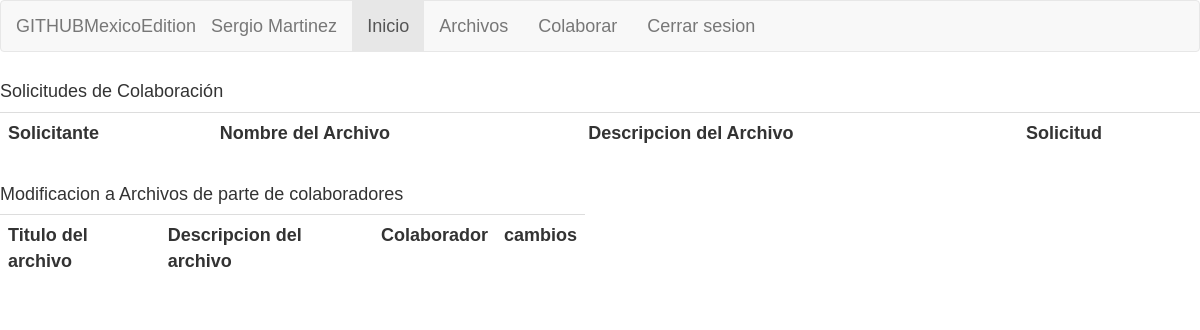
Page / (signed in) on the earlier database version.
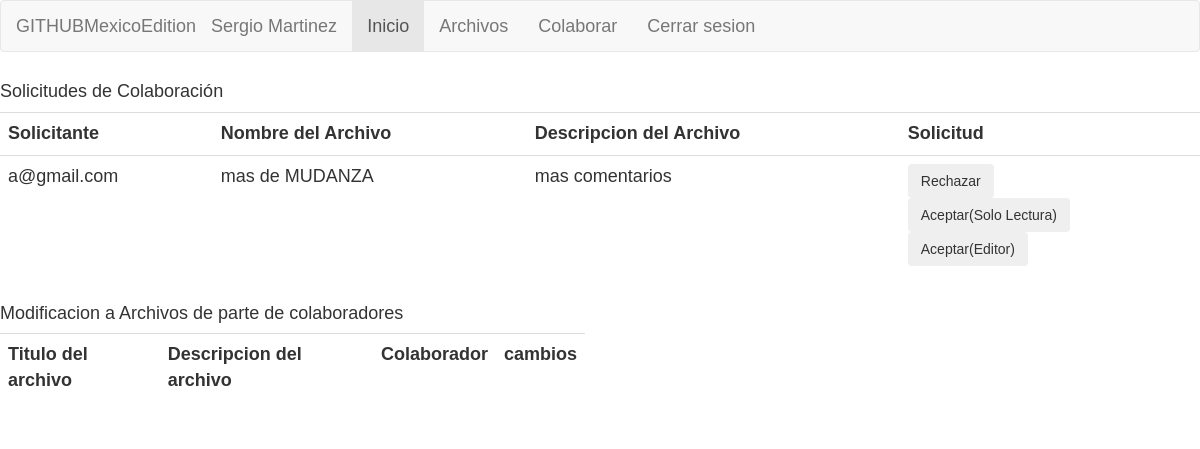
Same page on the later database version.
### tables this page shows
CREATE TABLE `colaboradores` (
  `idCOLAB` int(10) NOT NULL,
  `idSolicitante` int(10) NOT NULL,
  `idARCH` int(10) NOT NULL,
  `estadoCOLAB` varchar(20) NOT NULL
);

CREATE TABLE `usuarios` (
  `idUSR` int(10) NOT NULL,
  `nombreUSR` varchar(50) NOT NULL,
  `passUSR` varchar(50) NOT NULL,
  `correoUSR` varchar(50) NOT NULL
);

CREATE TABLE `archivo` (
  `idARCH` int(10) NOT NULL,
  `id_propietario` int(10) NOT NULL,
  `fechaInicioARCH` datetime NOT NULL,
  `textoARCH` text NOT NULL,
  `tituloARCH` text NOT NULL,
  `tipoARCH` varchar(20) NOT NULL,
  `descARCH` text NOT NULL,
  `culminado` int(10) NOT NULL
);

### sesiones.php (called while the page is built, shortened)
<?php
class UserSession{
    public function getnomUsr(){
        return $_SESSION['nomUsr'];
    }
}
?>

### consultas.php (called while the page is built, shortened)
<?php
    function checarSolicitudes($idPropietario){
        $conexion = conectarDB();
        $consulta = "SELECT * FROM colaboradores INNER JOIN archivo on colaboradores.idARCH = archivo.idARCH LEFT JOIN usuarios ON colaboradores.idSolicitante = usuarios.idUSR WHERE archivo.id_propietario = '$idPropietario' AND colaboradores.estadoCOLAB='ESPERA'";
	    $resultado = mysqli_query( $conexion, $consulta ) or die ( "Algo ha ido mal en la consulta a la base de datos");
        $res = array();
        while ($columna = mysqli_fetch_array( $resultado )){
            $aux= array();
            array_push($aux, $columna['idCOLAB'], $columna['tituloARCH'], $columna['descARCH'], $columna['correoUSR']);
            array_push($res, $aux);
        }
        return $res;
    }
?>

### pantallaInicio.php (the view, shortened to what this page needs)
<!DOCTYPE html>
<html lang="es">
<head>
  <link rel="stylesheet" href="https://maxcdn.bootstrapcdn.com/bootstrap/3.4.0/css/bootstrap.min.css">
</head>
<body>
<?php
  include_once 'sesiones.php';
?>
    <nav class="navbar navbar-default">
    <div class="container-fluid">
        <div class="navbar-header">
        <a class="navbar-brand" href="#">GITHUBMexicoEdition</a>
        </div>
        <div class="navbar-header">
        <a class="navbar-brand" href="#"><?php echo $usrS->getnomUsr(); ?></a>
        </div>
        <ul class="nav navbar-nav">
        <li class="active"><a href="index.php">Inicio</a></li>
        <li><a href="archivosPrincipal.php">Archivos</a></li>
        <li><a href="ColaborarPrincipal.php">Colaborar</a></li>
        <li><a href="logout.php">Cerrar sesion</a></li>
        </ul>
    </div>
    </nav>
    <div class="row">
      <div class="col-sm-12">
        <h4>Solicitudes de Colaboración</h4>
        <table class="table">
          <tr>
            <th>Solicitante</th>
            <th>Nombre del Archivo</th>
            <th>Descripcion del Archivo</th>
            <th>Solicitud </th>
          </tr>
          <?php
            include_once 'consultas.php';
            $solicitudes = checarSolicitudes($usrS->getidUsr());
            foreach ($solicitudes as $key) {
              ?>
          <tr>
            <td><?php echo $key[3];?></td>
            <td><?php echo $key[1];?></td>
            <td><?php echo $key[2];?></td>
            <td>
            <div class="btn-group" role="group" aria-label="Basic example">
              <form action="respuestaSolicitudes.php" method="POST">
                <button type="submit" class="btn btn-secondary">Rechazar</button>
              </form>
              <form action="respuestaSolicitudes.php" method="POST">
                <button type="submit" class="btn btn-secondary">Aceptar(Solo Lectura)</button>
              </form>
              <form action="respuestaSolicitudes.php" method="POST">
                <button type="submit" class="btn btn-secondary">Aceptar(Editor)</button>
              </form>
            </div>
            </td>
          </tr>
<?php
  }
?>
        </table>
      </div>
    </div>
<div class="row">
  <div class="col-sm-6">
  <h4>Modificacion a Archivos de parte de colaboradores</h4>
  <table class="table">
    <tr>
      <th>
        Titulo del archivo
      </th>
      <th>
        Descripcion del archivo
      </th>
      <th>
        Colaborador
      </th>
      <th>
        cambios
      </th>
    </tr>
  </table>
  </div>
</div>
</body>
</html>

Differences in the rows shown:
added colaboradores: idSolicitante.correoUSR "a@gmail.com", idARCH.tituloARCH "mas de MUDANZA", idARCH.descARCH "mas comentarios"
